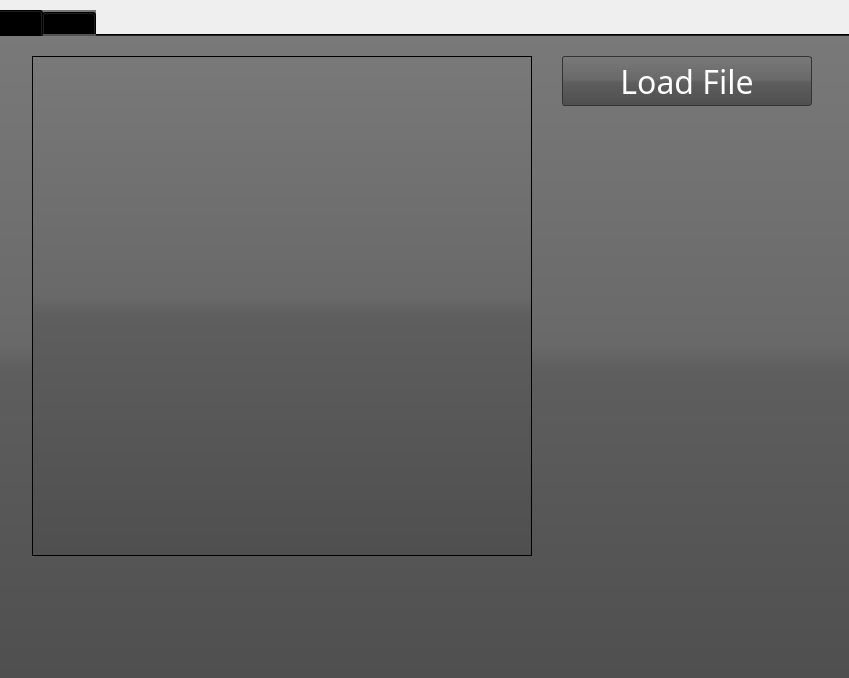
<?xml version="1.0" encoding="UTF-8"?>
<ui version="4.0">
 <class>View</class>
 <widget class="QMainWindow" name="View">
  <property name="geometry">
   <rect>
    <x>0</x>
    <y>0</y>
    <width>849</width>
    <height>678</height>
   </rect>
  </property>
  <property name="windowTitle">
   <string>View</string>
  </property>
  <widget class="QWidget" name="centralwidget">
   <property name="styleSheet">
    <string notr="true">bckground-color:grey;</string>
   </property>
   <widget class="QTabWidget" name="TabWidget">
    <property name="geometry">
     <rect>
      <x>-10</x>
      <y>10</y>
      <width>861</width>
      <height>671</height>
     </rect>
    </property>
    <property name="styleSheet">
     <string notr="true">background: qlineargradient(x1:0, y1:0, x2:0, y2:1, stop:0 #797979, stop:0.48 #696969, stop:0.52 #5e5e5e, stop:1 #4f4f4f);</string>
    </property>
    <property name="currentIndex">
     <number>0</number>
    </property>
    <widget class="QWidget" name="Cave">
     <property name="styleSheet">
      <string notr="true"/>
     </property>
     <attribute name="title">
      <string>Cave</string>
     </attribute>
     <widget class="QGraphicsView" name="graphicsView">
      <property name="geometry">
       <rect>
        <x>40</x>
        <y>20</y>
        <width>500</width>
        <height>500</height>
       </rect>
      </property>
     </widget>
     <widget class="QPushButton" name="pushButton_3">
      <property name="geometry">
       <rect>
        <x>570</x>
        <y>20</y>
        <width>250</width>
        <height>50</height>
       </rect>
      </property>
      <property name="font">
       <font>
        <family>Menlo</family>
        <pointsize>24</pointsize>
       </font>
      </property>
      <property name="styleSheet">
       <string notr="true">background: qlineargradient(x1:0, y1:0, x2:0, y2:1, stop:0 #797979, stop:0.48 #696969, stop:0.52 #5e5e5e, stop:1 #4f4f4f);
    border-radius: 3px;
    border: 1px solid #333333;
    color: white;
</string>
      </property>
      <property name="text">
       <string>Load File</string>
      </property>
     </widget>
    </widget>
    <widget class="QWidget" name="Maze">
     <attribute name="title">
      <string>Maze</string>
     </attribute>
     <widget class="QGraphicsView" name="graphicsView_2">
      <property name="geometry">
       <rect>
        <x>40</x>
        <y>20</y>
        <width>500</width>
        <height>500</height>
       </rect>
      </property>
      <property name="styleSheet">
       <string notr="true"/>
      </property>
     </widget>
     <widget class="QPushButton" name="pushButton">
      <property name="geometry">
       <rect>
        <x>570</x>
        <y>20</y>
        <width>250</width>
        <height>50</height>
       </rect>
      </property>
      <property name="font">
       <font>
        <family>Menlo</family>
        <pointsize>24</pointsize>
       </font>
      </property>
      <property name="styleSheet">
       <string notr="true">background: qlineargradient(x1:0, y1:0, x2:0, y2:1, stop:0 #797979, stop:0.48 #696969, stop:0.52 #5e5e5e, stop:1 #4f4f4f);
    border-radius: 3px;
    border: 1px solid #333333;
    color: white;
</string>
      </property>
      <property name="text">
       <string>Load File</string>
      </property>
     </widget>
    </widget>
   </widget>
  </widget>
 </widget>
 <resources/>
 <connections/>
</ui>
